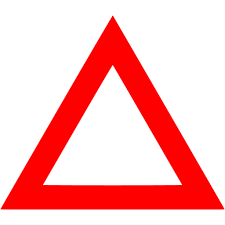
#> input picture red_tri.png, 225 x 225 px
$ python q3_functions.py
#> lines starting #> are read from the running program, lines starting #| are printed output that depends on the picture
#!/usr/bin/env python
# coding: utf-8


import numpy as np
import random
import cv2
import matplotlib.pyplot as plt
from detect import detect
from detect_col import detect_col
import random
import time

# generate base image
def genMat(size):

	return np.array([[[255]*3]*size*10]*size*10)

#generate random points for experiments
# [86 lines left out: functions getPoints, shape_map_f, color_map_f, genFeature, not called in this run]

# imaages

red_tri = cv2.resize(cv2.cvtColor(cv2.imread('red_tri.png'), cv2.COLOR_BGR2RGB), (72, 72))
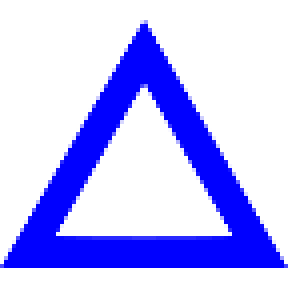
#> red_tri: shape (72, 72, 3) (shown 4 times larger); mean B, G, R 255, 187.2, 187.2
blue_tri = cv2.resize(cv2.cvtColor(cv2.imread('blue_tri.png'), cv2.COLOR_BGR2RGB), (72, 72))
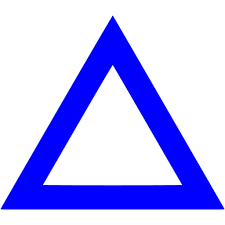
#> input picture blue_tri.png, 225 x 225 px
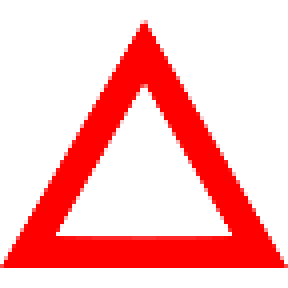
#> blue_tri: shape (72, 72, 3) (shown 4 times larger); mean B, G, R 187.2, 187.2, 255
#> (the run stopped early here; a loop or call above may not have finished)
